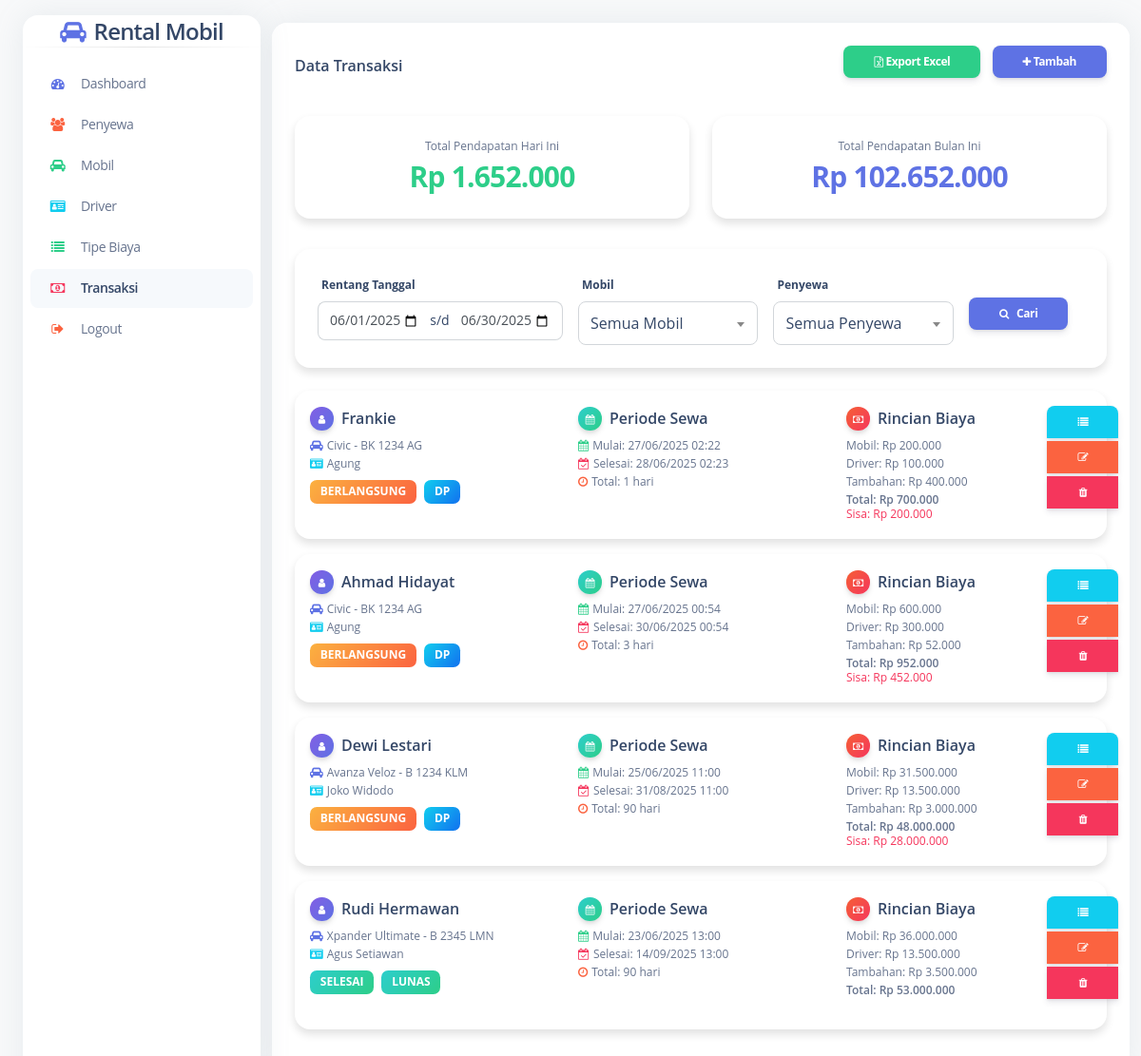
Screenshot of /pages/transaksi.php with the database file from the repository.
### tables this page shows
CREATE TABLE `transaksi` (
  `id_transaksi` int NOT NULL AUTO_INCREMENT,
  `id_penyewa` int NOT NULL,
  `id_mobil` int NOT NULL,
  `id_driver` int DEFAULT NULL,
  `tanggal_mulai` datetime NOT NULL,
  `tanggal_selesai` datetime NOT NULL,
  `total_hari` int NOT NULL,
  `total_biaya_mobil` decimal(10,2) NOT NULL,
  `total_biaya_driver` decimal(10,2) DEFAULT '0.00',
  `total_biaya_tambahan` decimal(10,2) DEFAULT '0.00',
  `total_keseluruhan` decimal(10,2) NOT NULL,
  `status_pembayaran` enum('Lunas','DP') NOT NULL,
  `jumlah_dp` decimal(10,2) DEFAULT '0.00',
  `sisa_pembayaran` decimal(10,2) DEFAULT '0.00',
  `status_sewa` enum('Berlangsung','Selesai') DEFAULT 'Berlangsung',
  `created_at` timestamp NULL DEFAULT CURRENT_TIMESTAMP,
  PRIMARY KEY (`id_transaksi`),
  KEY `id_penyewa` (`id_penyewa`),
  KEY `id_mobil` (`id_mobil`),
  KEY `id_driver` (`id_driver`),
  CONSTRAINT `transaksi_ibfk_1` FOREIGN KEY (`id_penyewa`) REFERENCES `penyewa` (`id_penyewa`),
  CONSTRAINT `transaksi_ibfk_2` FOREIGN KEY (`id_mobil`) REFERENCES `mobil` (`id_mobil`),
  CONSTRAINT `transaksi_ibfk_3` FOREIGN KEY (`id_driver`) REFERENCES `driver` (`id_driver`)
);

CREATE TABLE `penyewa` (
  `id_penyewa` int NOT NULL AUTO_INCREMENT,
  `nama_penyewa` varchar(100) NOT NULL,
  `alamat` text,
  `no_telp` varchar(15) DEFAULT NULL,
  `no_ktp` varchar(20) DEFAULT NULL,
  `created_at` timestamp NULL DEFAULT CURRENT_TIMESTAMP,
  PRIMARY KEY (`id_penyewa`)
);

CREATE TABLE `mobil` (
  `id_mobil` int NOT NULL AUTO_INCREMENT,
  `nama_mobil` varchar(100) NOT NULL,
  `merk` varchar(50) DEFAULT NULL,
  `tahun` year DEFAULT NULL,
  `plat_nomor` varchar(20) DEFAULT NULL,
  `warna` varchar(30) DEFAULT NULL,
  `harga_sewa_perhari` decimal(10,2) NOT NULL,
  `created_at` timestamp NULL DEFAULT CURRENT_TIMESTAMP,
  PRIMARY KEY (`id_mobil`)
);

CREATE TABLE `driver` (
  `id_driver` int NOT NULL AUTO_INCREMENT,
  `nama_driver` varchar(100) NOT NULL,
  `alamat` text,
  `no_telp` varchar(15) DEFAULT NULL,
  `no_sim` varchar(20) DEFAULT NULL,
  `harga_perhari` decimal(10,2) NOT NULL,
  `created_at` timestamp NULL DEFAULT CURRENT_TIMESTAMP,
  PRIMARY KEY (`id_driver`)
);

### pages/transaksi.php (the view, shortened to what this page needs)
<?php
include '../koneksi/koneksi.php';
$qPendapatanHariIni = mysqli_query($conn, "SELECT SUM(total_keseluruhan) as total FROM transaksi WHERE DATE(tanggal_mulai) = CURDATE()");
$dataPendapatanHariIni = mysqli_fetch_assoc($qPendapatanHariIni);
$qPendapatanBulanIni = mysqli_query($conn, "SELECT SUM(total_keseluruhan) as total FROM transaksi WHERE YEAR(tanggal_mulai) = YEAR(CURDATE()) AND MONTH(tanggal_mulai) = MONTH(CURDATE())");
$dataPendapatanBulanIni = mysqli_fetch_assoc($qPendapatanBulanIni);
?>
<!DOCTYPE html>
<html lang="en">
<head>
  <link href="../styling/assets/css/nucleo-icons.css" rel="stylesheet" />
  <link href="../styling/assets/css/nucleo-svg.css" rel="stylesheet" />
  <link href="../styling/assets/css/argon-dashboard.css" rel="stylesheet" />
  <link href="https://cdn.jsdelivr.net/npm/select2@4.1.0-rc.0/dist/css/select2.min.css" rel="stylesheet" />
  <link rel="stylesheet" href="https://cdnjs.cloudflare.com/ajax/libs/font-awesome/4.7.0/css/font-awesome.min.css">
</head>
<body class="g-sidenav-show bg-gray-100">
  <aside class="sidenav bg-white navbar navbar-vertical navbar-expand-xs border-0 border-radius-xl my-3 fixed-start ms-4" id="sidenav-main">
    <div class="sidenav-header">
      <div class="d-flex align-items-center justify-content-center">
        <i class="fa fa-car text-primary me-2" style="font-size: 24px;"></i>
        <h4 class="m-0">Rental Mobil</h4>
      </div>
    </div>
    <hr class="horizontal dark mt-0">
    <div class="collapse navbar-collapse w-auto" id="sidenav-collapse-main">
      <ul class="navbar-nav">
        <li class="nav-item">
          <a class="nav-link" href="../index.php">
            <div class="icon icon-shape icon-sm border-radius-md text-center me-2 d-flex align-items-center justify-content-center">
              <i class="fa fa-dashboard text-primary text-sm opacity-10"></i>
            </div>
            <span class="nav-link-text ms-1">Dashboard</span>
          </a>
        </li>
        <li class="nav-item">
          <a class="nav-link" href="penyewa.php">
            <div class="icon icon-shape icon-sm border-radius-md text-center me-2 d-flex align-items-center justify-content-center">
              <i class="fa fa-users text-warning text-sm opacity-10"></i>
            </div>
            <span class="nav-link-text ms-1">Penyewa</span>
          </a>
        </li>
        <li class="nav-item">
          <a class="nav-link" href="mobil.php">
            <div class="icon icon-shape icon-sm border-radius-md text-center me-2 d-flex align-items-center justify-content-center">
              <i class="fa fa-car text-success text-sm opacity-10"></i>
            </div>
            <span class="nav-link-text ms-1">Mobil</span>
          </a>
        </li>
        <li class="nav-item">
          <a class="nav-link" href="driver.php">
            <div class="icon icon-shape icon-sm border-radius-md text-center me-2 d-flex align-items-center justify-content-center">
              <i class="fa fa-id-card text-info text-sm opacity-10"></i>
            </div>
            <span class="nav-link-text ms-1">Driver</span>
          </a>
        </li>
         <li class="nav-item">
          <a class="nav-link" href="tipe_biaya.php">
            <div class="icon icon-shape icon-sm border-radius-md text-center me-2 d-flex align-items-center justify-content-center">
              <i class="fa fa-list text-success text-sm opacity-10"></i>
            </div>
            <span class="nav-link-text ms-1">Tipe Biaya</span>
          </a>
        </li>
        <li class="nav-item">
          <a class="nav-link active" href="transaksi.php">
            <div class="icon icon-shape icon-sm border-radius-md text-center me-2 d-flex align-items-center justify-content-center">
              <i class="fa fa-money text-danger text-sm opacity-10"></i>
            </div>
            <span class="nav-link-text ms-1">Transaksi</span>
          </a>
        </li>
        <li class="nav-item">
          <a class="nav-link" href="../logout.php" onclick="return confirm('Yakin ingin logout?')">
            <div class="icon icon-shape icon-sm border-radius-md text-center me-2 d-flex align-items-center justify-content-center">
              <i class="fa fa-sign-out text-warning text-sm opacity-10"></i>
            </div>
            <span class="nav-link-text ms-1">Logout</span>
          </a>
        </li>
      </ul>
    </div>
  </aside>
  <main class="main-content position-relative border-radius-lg">
    <div class="container-fluid py-4">
      <div class="row">
        <div class="col-12">
          <div class="card mb-4">
            <div class="card-header pb-0 d-flex justify-content-between align-items-center">
              <h6>Data Transaksi</h6>
              <div>
                <button class="btn btn-success btn-sm me-2" onclick="exportExcel()">
                  <i class="fa fa-file-excel-o"></i> Export Excel
                </button>
                <button class="btn btn-primary btn-sm" data-bs-toggle="modal" data-bs-target="#tambahModal">
                  <i class="fa fa-plus"></i> Tambah
                </button>
              </div>
            </div>
            <div class="card-body px-0 pt-0 pb-2">
              <div class="p-4">
                <div class="row mb-4">
                  <div class="col-md-6 mb-2">
                    <div class="card shadow-sm">
                      <div class="card-body text-center">
                        <div class="text-xs text-muted mb-1">Total Pendapatan Hari Ini</div>
                        <h3 class="text-success mb-0">Rp <?= number_format($dataPendapatanHariIni['total'] ?? 0,0,',','.') ?></h3>
                      </div>
                    </div>
                  </div>
                  <div class="col-md-6 mb-2">
                    <div class="card shadow-sm">
                      <div class="card-body text-center">
                        <div class="text-xs text-muted mb-1">Total Pendapatan Bulan Ini</div>
                        <h3 class="text-primary mb-0">Rp <?= number_format($dataPendapatanBulanIni['total'] ?? 0,0,',','.') ?></h3>
                      </div>
                    </div>
                  </div>
                </div>
                <div class="card shadow-sm mb-4">
                  <div class="card-body">
                    <form method="GET" class="row g-3">
                      <div class="col-md-4">
                        <label class="form-label">Rentang Tanggal</label>
                        <div class="input-group">
                          <input type="date" class="form-control" name="start_date" value="<?= isset($_GET['start_date']) ? $_GET['start_date'] : date('Y-m-01') ?>">
                          <span class="input-group-text">s/d</span>
                          <input type="date" class="form-control" name="end_date" value="<?= isset($_GET['end_date']) ? $_GET['end_date'] : date('Y-m-t') ?>">
                        </div>
                      </div>
                      <div class="col-md-3">
                        <label class="form-label">Mobil</label>
                      </div>
                      <div class="col-md-3">
                        <label class="form-label">Penyewa</label>
                      </div>
                      <div class="col-md-2 d-flex align-items-end gap-2">
                        <button type="submit" class="btn btn-primary btn-sm">
                          <i class="fa fa-search me-2"></i>Cari
                        </button>
                      </div>
                    </form>
                  </div>
                </div>
                <?php
                $start_date = isset($_GET['start_date']) ? $_GET['start_date'] : date('Y-m-01');
                $end_date = isset($_GET['end_date']) ? $_GET['end_date'] : date('Y-m-t');
                $where = "WHERE 1=1";
                $where .= " AND DATE(t.tanggal_mulai) BETWEEN '$start_date' AND '$end_date'";
                $query = mysqli_query($conn, "SELECT t.*, p.nama_penyewa, m.nama_mobil, m.plat_nomor, d.nama_driver
                                              FROM transaksi t
                                              JOIN penyewa p ON t.id_penyewa=p.id_penyewa
                                              JOIN mobil m ON t.id_mobil=m.id_mobil
                                              LEFT JOIN driver d ON t.id_driver=d.id_driver
                                              $where
                                              ORDER BY t.tanggal_mulai DESC");
                while($data = mysqli_fetch_array($query)) {
                ?>
                <div class="card shadow-sm mb-3">
                  <div class="card-body p-3">
                    <div class="row">
                      <div class="col-md-4">
                        <div class="d-flex align-items-center mb-2">
                          <div class="icon-shape icon-sm me-2 bg-gradient-primary shadow text-center">
                            <i class="fa fa-user text-white opacity-10"></i>
                          </div>
                          <h6 class="mb-0"><?= $data['nama_penyewa'] ?></h6>
                        </div>
                        <p class="text-xs mb-1"><i class="fa fa-car text-primary me-1"></i><?= $data['nama_mobil'] ?> - <?= $data['plat_nomor'] ?></p>
                        <p class="text-xs mb-1"><i class="fa fa-id-card text-info me-1"></i><?= $data['nama_driver'] ? $data['nama_driver'] : 'Tanpa Driver' ?></p>
                        <div class="mt-2">
                          <span class="badge bg-gradient-<?= $data['status_sewa'] == 'Berlangsung' ? 'warning' : 'success' ?> me-1">
                            <?= $data['status_sewa'] ?>
                          </span>
                          <span class="badge bg-gradient-<?= $data['status_pembayaran'] == 'Lunas' ? 'success' : 'info' ?>">
                            <?= $data['status_pembayaran'] ?>
                          </span>
                        </div>
                      </div>
                      <div class="col-md-4">
                        <div class="d-flex align-items-center mb-2">
                          <div class="icon-shape icon-sm me-2 bg-gradient-success shadow text-center">
                            <i class="fa fa-calendar text-white opacity-10"></i>
                          </div>
                          <h6 class="mb-0">Periode Sewa</h6>
                        </div>
                        <p class="text-xs mb-1">
                          <i class="fa fa-calendar text-success me-1"></i>Mulai: <?= date('d/m/Y H:i', strtotime($data['tanggal_mulai'])) ?>
                        </p>
                        <p class="text-xs mb-1">
                          <i class="fa fa-calendar-check-o text-danger me-1"></i>Selesai: <?= date('d/m/Y H:i', strtotime($data['tanggal_selesai'])) ?>
                        </p>
                        <p class="text-xs mb-0">
                          <i class="fa fa-clock-o text-warning me-1"></i>Total: <?= $data['total_hari'] ?> hari
                        </p>
                      </div>
                      <div class="col-md-3">
                        <div class="d-flex align-items-center mb-2">
                          <div class="icon-shape icon-sm me-2 bg-gradient-danger shadow text-center">
                            <i class="fa fa-money text-white opacity-10"></i>
                          </div>
                          <h6 class="mb-0">Rincian Biaya</h6>
                        </div>
                        <p class="text-xs mb-1">Mobil: Rp <?= number_format($data['total_biaya_mobil'],0,',','.') ?></p>
                        <p class="text-xs mb-1">Driver: Rp <?= number_format($data['total_biaya_driver'],0,',','.') ?></p>
                        <p class="text-xs mb-1">Tambahan: Rp <?= number_format($data['total_biaya_tambahan'],0,',','.') ?></p>
                        <p class="text-xs font-weight-bold mb-0">Total: Rp <?= number_format($data['total_keseluruhan'],0,',','.') ?></p>
                        <?php if($data['status_pembayaran'] == 'DP') { ?>
                        <p class="text-xs text-danger mb-0">Sisa: Rp <?= number_format($data['sisa_pembayaran'],0,',','.') ?></p>
                        <?php } ?>
                      </div>
                      <div class="col-md-1 text-end">
                        <div class="btn-group-vertical">
                          <button class="btn btn-info btn-sm mb-1" data-bs-toggle="modal" data-bs-target="#detailModal<?= $data['id_transaksi'] ?>">
                            <i class="fa fa-list"></i>
                          </button>
                          <button class="btn btn-warning btn-sm mb-1" data-bs-toggle="modal" data-bs-target="#editModal<?= $data['id_transaksi'] ?>">
                            <i class="fa fa-edit"></i>
                          </button>
                          <button class="btn btn-danger btn-sm" onclick="if(confirm('Hapus transaksi ini?')) { document.getElementById('formHapus<?= $data['id_transaksi'] ?>').submit(); }">
                            <i class="fa fa-trash"></i>
                          </button>
                        </div>
                      </div>
                    </div>
                  </div>
                </div>
                <?php } ?>
              </div>
            </div>
          </div>
        </div>
      </div>
    </div>
  </main>
</body>
</html>

### styling/assets/css/nucleo-svg.css (style rules this page uses)
.icon { display: inline-block; color: #111111; height: 1em; width: 1em; }
.icon-sm { height: 0.8em; width: 0.8em; }
.icon { fill: currentColor; stroke: none; }

### rows the page displays
transaksi: id_penyewa.nama_penyewa "Frankie", id_mobil.nama_mobil "Civic", id_mobil.plat_nomor "BK 1234 AG", id_driver.nama_driver "Agung", status_sewa "BERLANGSUNG", status_pembayaran "DP", tanggal_mulai "27/06/2025 02:22", tanggal_selesai "28/06/2025 02:23", total_hari "1", total_biaya_mobil "200.000", total_biaya_driver "100.000", total_biaya_tambahan "400.000", total_keseluruhan "700.000", sisa_pembayaran "200.000"
transaksi: id_penyewa.nama_penyewa "Ahmad Hidayat", id_mobil.nama_mobil "Civic", id_mobil.plat_nomor "BK 1234 AG", id_driver.nama_driver "Agung", status_sewa "BERLANGSUNG", status_pembayaran "DP", tanggal_mulai "27/06/2025 00:54", tanggal_selesai "30/06/2025 00:54", total_hari "3", total_biaya_mobil "600.000", total_biaya_driver "300.000", total_biaya_tambahan "52.000", total_keseluruhan "952.000", sisa_pembayaran "452.000"
transaksi: id_penyewa.nama_penyewa "Dewi Lestari", id_mobil.nama_mobil "Avanza Veloz", id_mobil.plat_nomor "B 1234 KLM", id_driver.nama_driver "Joko Widodo", status_sewa "BERLANGSUNG", status_pembayaran "DP", tanggal_mulai "25/06/2025 11:00", tanggal_selesai "31/08/2025 11:00", total_hari "90", total_biaya_mobil "31.500.000", total_biaya_driver "13.500.000", total_biaya_tambahan "3.000.000", total_keseluruhan "48.000.000", sisa_pembayaran "28.000.000"
transaksi: id_penyewa.nama_penyewa "Rudi Hermawan", id_mobil.nama_mobil "Xpander Ultimate", id_mobil.plat_nomor "B 2345 LMN", id_driver.nama_driver "Agus Setiawan", status_sewa "SELESAI", status_pembayaran "LUNAS", tanggal_mulai "23/06/2025 13:00", tanggal_selesai "14/09/2025 13:00", total_hari "90", total_biaya_mobil "36.000.000", total_biaya_driver "13.500.000", total_biaya_tambahan "3.500.000", total_keseluruhan "53.000.000"

### other values shown
$dataPendapatanHariIni['total'] "1.652.000"
$dataPendapatanBulanIni['total'] "102.652.000"
